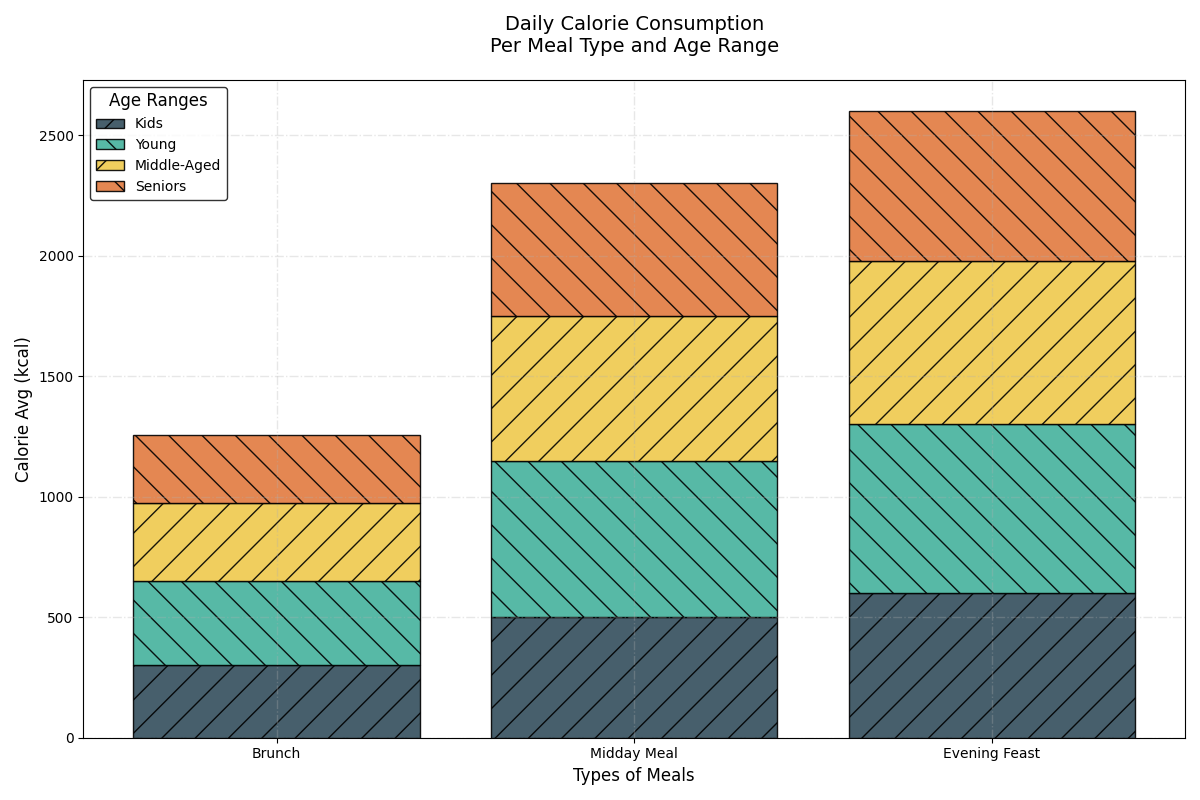

The script that drew this image:
import matplotlib.pyplot as plt
import numpy as np

meal_types = ['Brunch', 'Midday Meal', 'Evening Feast']

age_groups = ['Kids', 'Young', 'Middle-Aged', 'Seniors']
calorie_data = {
    'Breakfast': [300, 350, 325, 280],
    'Lunch': [500, 650, 600, 550],
    'Dinner': [600, 700, 680, 620]
}

colors = ['#334D5C', '#45B29D', '#EFC94C', '#E27A3F']
x_positions = np.arange(len(meal_types))

fig, ax = plt.subplots(figsize=(12, 8))

bottom_values = np.zeros(len(meal_types))

# Create stacked bar chart with altered styles
for idx, age_group in enumerate(age_groups):
    age_group_data = [calorie_data[meal][idx] for meal in ['Breakfast', 'Lunch', 'Dinner']]
    ax.bar(x_positions, age_group_data, label=age_group,
           color=colors[idx], alpha=0.9, linestyle='-', edgecolor='black',
           hatch='/' if idx % 2 == 0 else '\\', bottom=bottom_values)
    bottom_values += age_group_data

ax.set_title('Daily Calorie Consumption\nPer Meal Type and Age Range', fontsize=14, fontweight='normal', pad=20)
ax.set_xlabel('Types of Meals', fontsize=12)
ax.set_ylabel('Calorie Avg (kcal)', fontsize=12)

ax.set_xticks(x_positions)
ax.set_xticklabels(meal_types)

ax.legend(title='Age Ranges', fontsize=10, title_fontsize=12, loc='upper left', edgecolor='black')

ax.grid(True, linestyle='-.', linewidth=1, alpha=0.3, axis='both')

plt.tight_layout()

plt.show()
